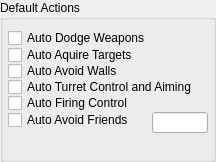
    <widget class="QGroupBox" name="IDC_STATIC_25">
      <property name="geometry">
        <rect>
          <x>8</x>
          <y>267</y>
          <width>216</width>
          <height>162</height>
        </rect>
      </property>
      <property name="title">
        <string>Default Actions</string>
      </property>
      <property name="visible">
        <bool>true</bool>
      </property>
      <property name="enabled">
        <bool>true</bool>
      </property>
      <property name="flat">
        <bool>false</bool>
      </property>
      <widget class="QCheckBox" name="IDC_AI_DODGE_CHECK">
        <property name="geometry">
          <rect>
            <x>8</x>
            <y>30</y>
            <width>144</width>
            <height>16</height>
          </rect>
        </property>
        <property name="text">
          <string>Auto Dodge Weapons</string>
        </property>
        <property name="visible">
          <bool>true</bool>
        </property>
        <property name="enabled">
          <bool>true</bool>
        </property>
      </widget>
      <widget class="QCheckBox" name="IDC_AI_RETARGET_CHECK">
        <property name="geometry">
          <rect>
            <x>8</x>
            <y>47</y>
            <width>168</width>
            <height>16</height>
          </rect>
        </property>
        <property name="text">
          <string>Auto Aquire Targets</string>
        </property>
        <property name="visible">
          <bool>true</bool>
        </property>
        <property name="enabled">
          <bool>true</bool>
        </property>
      </widget>
      <widget class="QCheckBox" name="IDC_AI_AVOIDWALLS_CHECK">
        <property name="geometry">
          <rect>
            <x>8</x>
            <y>63</y>
            <width>152</width>
            <height>16</height>
          </rect>
        </property>
        <property name="text">
          <string>Auto Avoid Walls</string>
        </property>
        <property name="visible">
          <bool>true</bool>
        </property>
        <property name="enabled">
          <bool>true</bool>
        </property>
      </widget>
      <widget class="QCheckBox" name="IDC_AUTO_TURRETCONTROL_CHECK">
        <property name="geometry">
          <rect>
            <x>8</x>
            <y>79</y>
            <width>184</width>
            <height>16</height>
          </rect>
        </property>
        <property name="text">
          <string>Auto Turret Control and Aiming</string>
        </property>
        <property name="visible">
          <bool>true</bool>
        </property>
        <property name="enabled">
          <bool>true</bool>
        </property>
      </widget>
      <widget class="QCheckBox" name="IDC_AI_FIREATTARGET_CHECK">
        <property name="geometry">
          <rect>
            <x>8</x>
            <y>95</y>
            <width>168</width>
            <height>16</height>
          </rect>
        </property>
        <property name="text">
          <string>Auto Firing Control</string>
        </property>
        <property name="visible">
          <bool>true</bool>
        </property>
        <property name="enabled">
          <bool>true</bool>
        </property>
      </widget>
      <widget class="QCheckBox" name="IDC_AI_AVOID_FRIENDS_CHECK">
        <property name="geometry">
          <rect>
            <x>8</x>
            <y>112</y>
            <width>123</width>
            <height>16</height>
          </rect>
        </property>
        <property name="text">
          <string>Auto Avoid Friends</string>
        </property>
        <property name="visible">
          <bool>true</bool>
        </property>
        <property name="enabled">
          <bool>true</bool>
        </property>
      </widget>
      <widget class="QLineEdit" name="IDC_AVOID_FRIENDS_DIST_EDIT">
        <property name="geometry">
          <rect>
            <x>152</x>
            <y>112</y>
            <width>56</width>
            <height>21</height>
          </rect>
        </property>
        <property name="visible">
          <bool>true</bool>
        </property>
        <property name="enabled">
          <bool>true</bool>
        </property>
      </widget>
    </widget>
